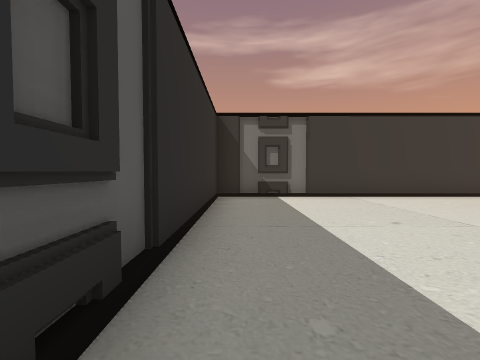
View 1 (above)

19 first-person views from a walk through a scene from a Unity 3-D project. The camera is 1.5 m above the floor, tilts 2° down and sees 90° across. The floor is counted in squares, 2 m on a side. Each view is taken from the middle of a square. On the plan, view 1 faces up. The plan holds only what a view shows up to about 9 squares ahead; the rest is blank. The place goes on beyond the plan. The player is left out. Some surface patterns are stand-ins.

View 2
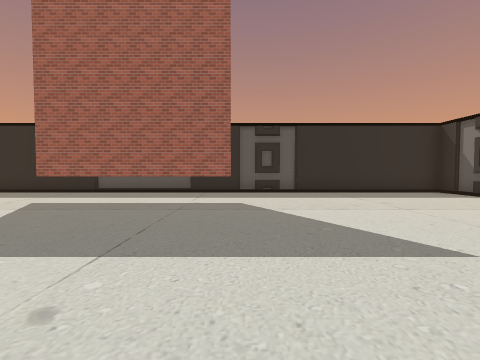

View 3
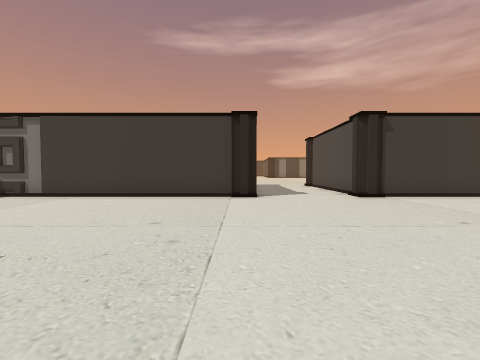

View 4
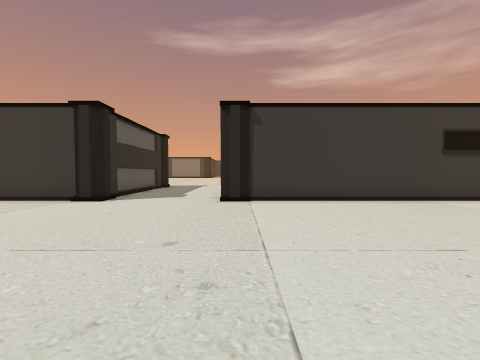

View 5
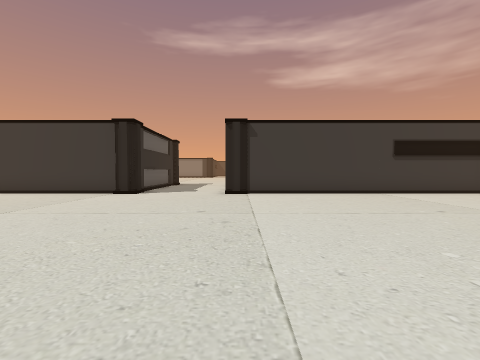

View 6
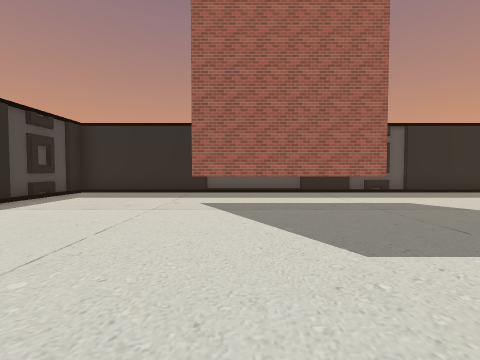

View 7
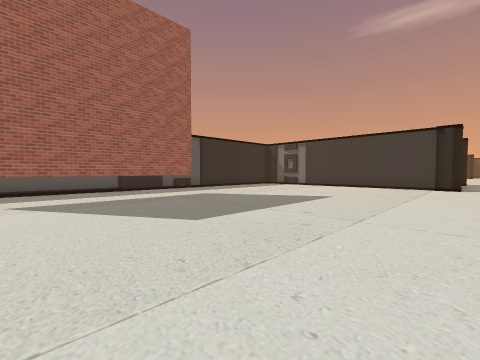

View 8
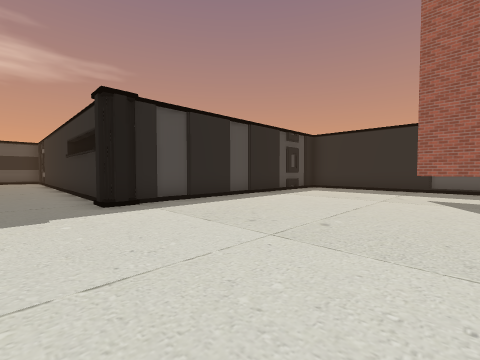

View 9
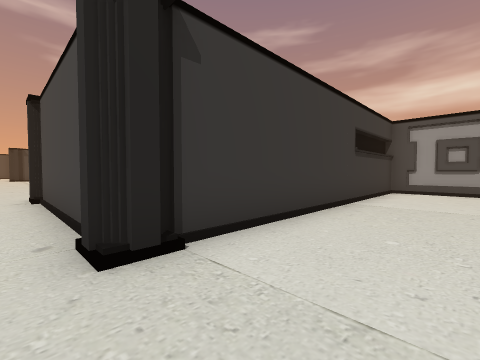

View 10
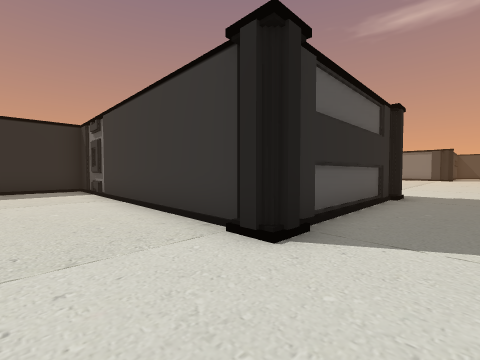

View 11
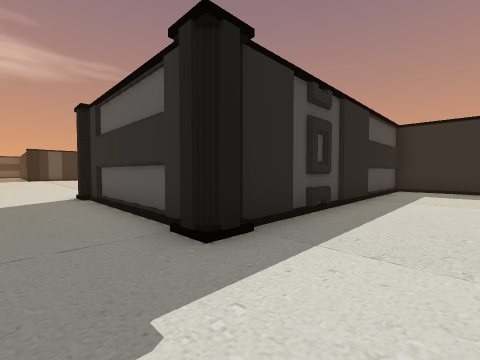

View 12
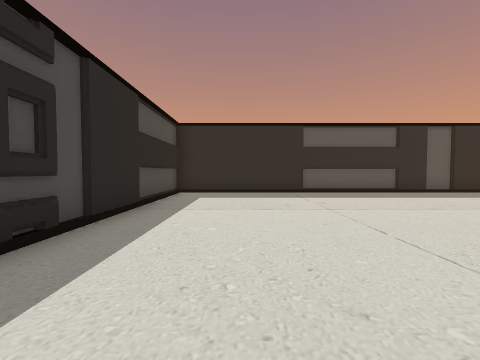

View 13
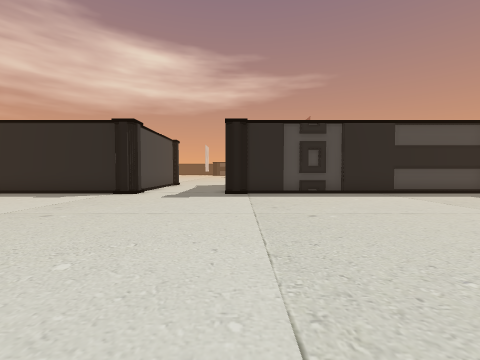

View 14
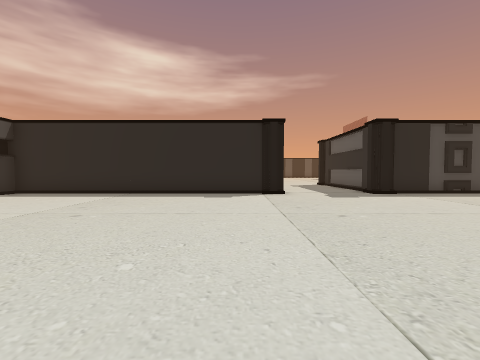

View 15
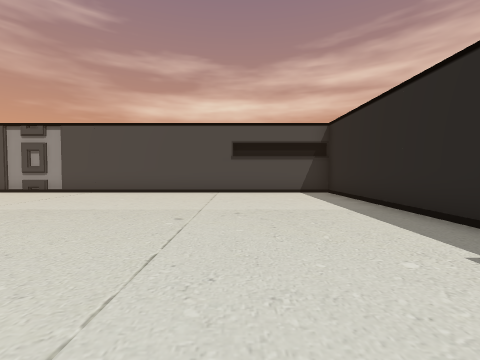

View 16
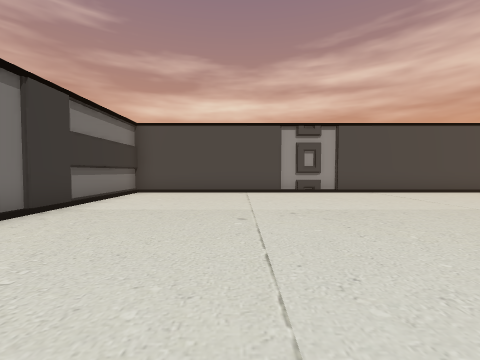

View 17
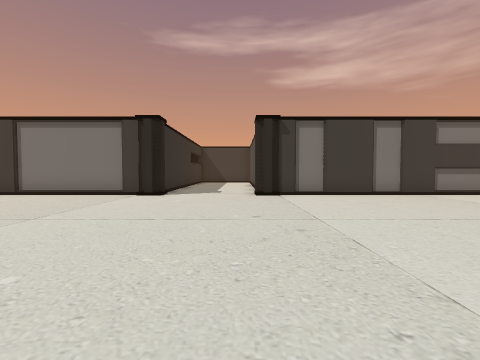

View 18
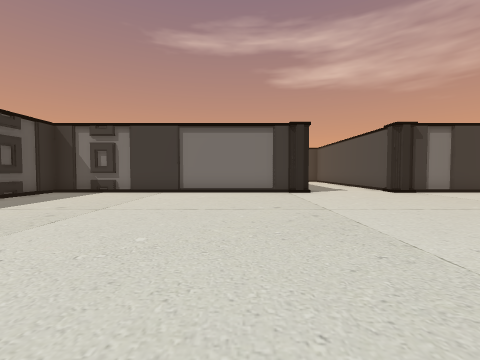

View 19
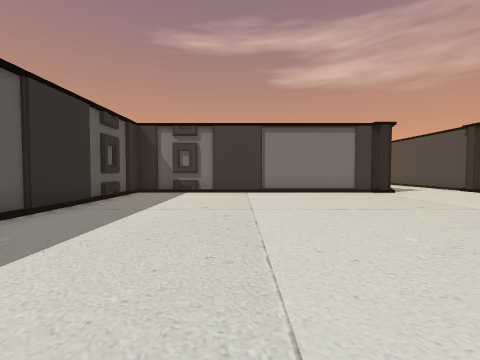

### Floor plan
Key: @ floor where view 1 was taken; # wall or solid block; . floor; / step, stairs or slope; T thing the floor can be seen under or through.
Columns run from 1 left of view 1 to 21 right of it. Each row starts with its distance up from view 1.
 31          #...
 30 ##########...##########
 29 #.....................#
 28 #.....................#
 27 #.....................#
 26 #.....................#
 25 #.....................#
 24 #.....................#
 23 #......... ...  ......#
 22 #........   .    .....#
 21 #....  . .    .   ....#
 20 #....   ...  ... .....#
 19 #..... ...............#
 18 #.....................#
 17 #.....................#
 16 #.....................#
 15 #.....................#
 14 #.....................#
 13 #////////#...#////////#
 12 ##########...##########
 11          #...#
 10          #...#
  9          #...#
  8 ##########...##########
  7 #/////////.../////////#
  6 #.....................#
  5 #.....................#
  4 #..................
  3 #.................
  2 #................
  1 #...............
  0 #@......... ...
 -1 #..T.......  .
 -2 #..T.......
 -3 #..T.......
 -4 #..T........
 -5 #..T........
 -6 #...........
 -7 #...........
 -8 #...........
 -9 #...........
-10 ##########..
-11          #..
-12          #..
-13          #..
-14          #..
-15          #..

Where each view was taken, in squares from view 1:
view 1: 0 up, 0 right, facing up
view 2: 0 up, 8 right, facing left
view 3: 0 up, 8 right, facing up
view 4: 1 up, 12 right, facing up
view 5: 1 down, 12 right, facing up
view 6: 4 down, 8 right, facing left
view 7: 5 down, 9 right, facing up-left
view 8: 4 down, 10 right, facing down-left
view 9: 5 up, 11 right, facing up-right
view 10: 5 up, 10 right, facing up-left
view 11: 15 up, 10 right, facing down-left
view 12: 15 up, 8 right, facing left
view 13: 21 up, 8 right, facing down
view 14: 21 up, 13 right, facing down
view 15: 16 up, 12 right, facing right
view 16: 26 up, 12 right, facing right
view 17: 22 up, 11 right, facing up
view 18: 21 up, 6 right, facing up
view 19: 21 up, 3 right, facing up
